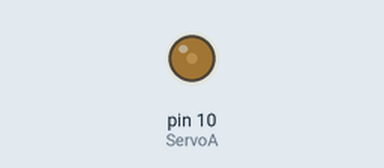
Simulated run of this sketch. Board: Arduino Uno, built with avr-gcc and run on an emulated ATmega328P. On the bench: output pins drawn as LEDs (lit = HIGH). What the sketch prints to the serial monitor is not drawn.

Above: at 0.05 s.
At 1.25 s:
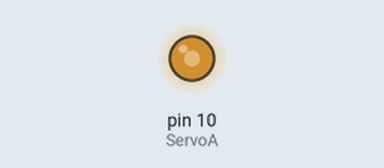
At 2.2 s:
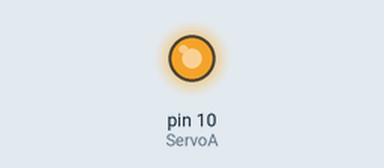
At 4.35 s:
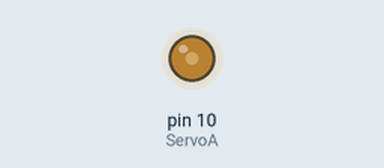
Timing chart, 0 to 6.5 s (numbered marks = the images above):
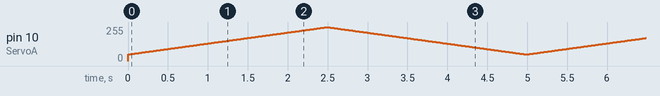

The sketch:

Servo_Base_Code_PWM0.2Hz.ino
```cpp
// To control the servo with a frequency of 0.2Hz the period ought ot be 1/0.2 = 5 seconds
// 5/360 gives a delay of 0.0139 seconds between servo writes
int Pot = A0;
int ServoA = 10;  // Sevo PWM line

void setup() {
  Serial.begin(9600);
  Serial.println("Begin");
}

void loop() {
  // Sweep
  for (int i = 50; i <= 254; i++){  // 255 is the maximum pwm output of the
    analogWrite(ServoA, i);
    delay(12.5);                    // Time delay to achieve the 0.2Hz and 5 second frequency
    Serial.println(i);
  }
  for (int i = 254; i >= 50; i--){  // 180 is the maximum range of the servo motor
    analogWrite(ServoA, i);
    delay(12.5);
    Serial.println(i);
  }

}
```
